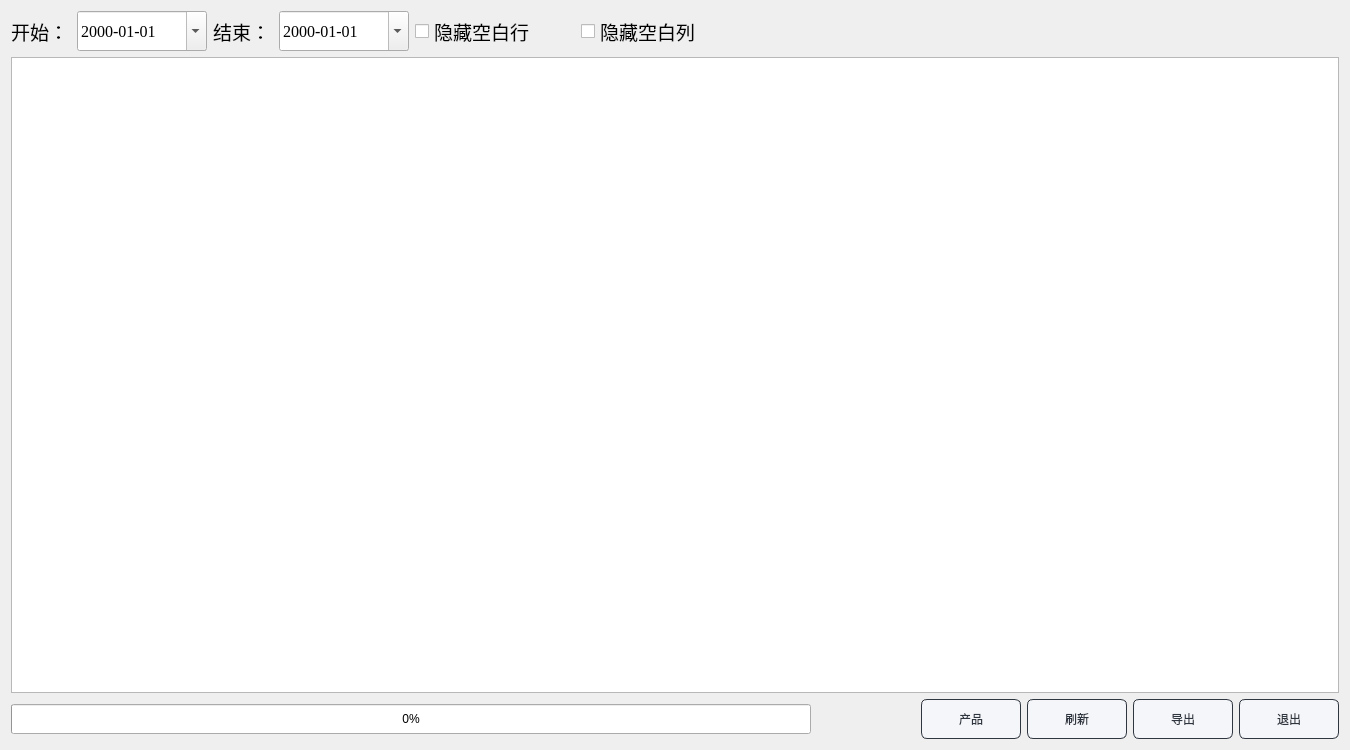
<?xml version="1.0" encoding="UTF-8"?>
<ui version="4.0">
 <class>Widget</class>
 <widget class="QWidget" name="Widget">
  <property name="geometry">
   <rect>
    <x>0</x>
    <y>0</y>
    <width>1350</width>
    <height>750</height>
   </rect>
  </property>
  <property name="minimumSize">
   <size>
    <width>1350</width>
    <height>750</height>
   </size>
  </property>
  <property name="windowTitle">
   <string>Widget</string>
  </property>
  <layout class="QGridLayout" name="gridLayout">
   <item row="0" column="0">
    <layout class="QHBoxLayout" name="horizontalLayout_4">
     <item>
      <layout class="QHBoxLayout" name="horizontalLayout_2">
       <item>
        <widget class="QLabel" name="label">
         <property name="minimumSize">
          <size>
           <width>60</width>
           <height>40</height>
          </size>
         </property>
         <property name="maximumSize">
          <size>
           <width>60</width>
           <height>40</height>
          </size>
         </property>
         <property name="font">
          <font>
           <family>楷体</family>
           <pointsize>14</pointsize>
          </font>
         </property>
         <property name="text">
          <string>开始：</string>
         </property>
        </widget>
       </item>
       <item>
        <widget class="QDateEdit" name="year_1">
         <property name="minimumSize">
          <size>
           <width>130</width>
           <height>40</height>
          </size>
         </property>
         <property name="maximumSize">
          <size>
           <width>130</width>
           <height>40</height>
          </size>
         </property>
         <property name="font">
          <font>
           <family>Times New Roman</family>
           <pointsize>12</pointsize>
          </font>
         </property>
         <property name="showGroupSeparator" stdset="0">
          <bool>false</bool>
         </property>
         <property name="maximumDate">
          <date>
           <year>9999</year>
           <month>1</month>
           <day>3</day>
          </date>
         </property>
         <property name="displayFormat">
          <string>yyyy-MM-dd</string>
         </property>
         <property name="calendarPopup">
          <bool>true</bool>
         </property>
        </widget>
       </item>
      </layout>
     </item>
     <item>
      <layout class="QHBoxLayout" name="horizontalLayout_3">
       <item>
        <widget class="QLabel" name="label_2">
         <property name="minimumSize">
          <size>
           <width>60</width>
           <height>40</height>
          </size>
         </property>
         <property name="maximumSize">
          <size>
           <width>60</width>
           <height>40</height>
          </size>
         </property>
         <property name="font">
          <font>
           <family>楷体</family>
           <pointsize>14</pointsize>
          </font>
         </property>
         <property name="text">
          <string>结束：</string>
         </property>
        </widget>
       </item>
       <item>
        <widget class="QDateEdit" name="year_2">
         <property name="minimumSize">
          <size>
           <width>130</width>
           <height>40</height>
          </size>
         </property>
         <property name="maximumSize">
          <size>
           <width>130</width>
           <height>40</height>
          </size>
         </property>
         <property name="font">
          <font>
           <family>Times New Roman</family>
           <pointsize>12</pointsize>
          </font>
         </property>
         <property name="showGroupSeparator" stdset="0">
          <bool>false</bool>
         </property>
         <property name="maximumDate">
          <date>
           <year>9999</year>
           <month>1</month>
           <day>3</day>
          </date>
         </property>
         <property name="displayFormat">
          <string>yyyy-MM-dd</string>
         </property>
         <property name="calendarPopup">
          <bool>true</bool>
         </property>
        </widget>
       </item>
      </layout>
     </item>
     <item>
      <widget class="QCheckBox" name="hide_row">
       <property name="minimumSize">
        <size>
         <width>160</width>
         <height>40</height>
        </size>
       </property>
       <property name="maximumSize">
        <size>
         <width>160</width>
         <height>16777215</height>
        </size>
       </property>
       <property name="font">
        <font>
         <family>楷体</family>
         <pointsize>14</pointsize>
        </font>
       </property>
       <property name="text">
        <string>隐藏空白行</string>
       </property>
      </widget>
     </item>
     <item>
      <widget class="QCheckBox" name="hide_cloumn">
       <property name="minimumSize">
        <size>
         <width>160</width>
         <height>40</height>
        </size>
       </property>
       <property name="maximumSize">
        <size>
         <width>160</width>
         <height>16777215</height>
        </size>
       </property>
       <property name="font">
        <font>
         <family>楷体</family>
         <pointsize>14</pointsize>
        </font>
       </property>
       <property name="text">
        <string>隐藏空白列</string>
       </property>
      </widget>
     </item>
     <item>
      <spacer name="horizontalSpacer_2">
       <property name="orientation">
        <enum>Qt::Horizontal</enum>
       </property>
       <property name="sizeHint" stdset="0">
        <size>
         <width>40</width>
         <height>20</height>
        </size>
       </property>
      </spacer>
     </item>
    </layout>
   </item>
   <item row="1" column="0">
    <widget class="QTableWidget" name="table_01">
     <property name="selectionMode">
      <enum>QAbstractItemView::SingleSelection</enum>
     </property>
     <property name="selectionBehavior">
      <enum>QAbstractItemView::SelectItems</enum>
     </property>
    </widget>
   </item>
   <item row="2" column="0">
    <layout class="QHBoxLayout" name="horizontalLayout">
     <item>
      <widget class="QProgressBar" name="progressBar">
       <property name="minimumSize">
        <size>
         <width>800</width>
         <height>30</height>
        </size>
       </property>
       <property name="maximumSize">
        <size>
         <width>800</width>
         <height>16777215</height>
        </size>
       </property>
       <property name="value">
        <number>0</number>
       </property>
      </widget>
     </item>
     <item>
      <spacer name="horizontalSpacer">
       <property name="orientation">
        <enum>Qt::Horizontal</enum>
       </property>
       <property name="sizeHint" stdset="0">
        <size>
         <width>40</width>
         <height>20</height>
        </size>
       </property>
      </spacer>
     </item>
     <item>
      <widget class="QPushButton" name="product">
       <property name="minimumSize">
        <size>
         <width>100</width>
         <height>40</height>
        </size>
       </property>
       <property name="maximumSize">
        <size>
         <width>100</width>
         <height>40</height>
        </size>
       </property>
       <property name="styleSheet">
        <string notr="true">QPushButton{
	font: 10pt &quot;微软雅黑&quot;;
    color: #2f3640;
    background-color: #f5f6fa;
    border-color: #2f3640;
    border-radius: 6px;
    border-style: solid;
    border-width: 1px;
    padding: 5px;
}

/**鼠标停留在按钮上的样式**/
QPushButton::hover{	
    color: #FFFFFF;
    background-color: #718093;
    border-color: #2f3640;
}

/**鼠标按压下去的样式**/
QPushButton::pressed,QPushButton::checked{
    color: #FFFFFF;
    background-color: qlineargradient(spread:pad, x1:0, y1:0, x2:0, y2:1, stop:0 #273c75, stop:1 #487eb0);
}

/**按钮失能情况下样式**/
QPushButton::disabled{
    color: #FFFFFF;
    background-color: #dcdde1;
    border-color: #dcdde1;
}
</string>
       </property>
       <property name="text">
        <string>产品</string>
       </property>
      </widget>
     </item>
     <item>
      <widget class="QPushButton" name="refresh">
       <property name="minimumSize">
        <size>
         <width>100</width>
         <height>40</height>
        </size>
       </property>
       <property name="maximumSize">
        <size>
         <width>100</width>
         <height>40</height>
        </size>
       </property>
       <property name="styleSheet">
        <string notr="true">QPushButton{
	font: 10pt &quot;微软雅黑&quot;;
    color: #2f3640;
    background-color: #f5f6fa;
    border-color: #2f3640;
    border-radius: 6px;
    border-style: solid;
    border-width: 1px;
    padding: 5px;
}

/**鼠标停留在按钮上的样式**/
QPushButton::hover{	
    color: #FFFFFF;
    background-color: #718093;
    border-color: #2f3640;
}

/**鼠标按压下去的样式**/
QPushButton::pressed,QPushButton::checked{
    color: #FFFFFF;
    background-color: qlineargradient(spread:pad, x1:0, y1:0, x2:0, y2:1, stop:0 #273c75, stop:1 #487eb0);
}

/**按钮失能情况下样式**/
QPushButton::disabled{
    color: #FFFFFF;
    background-color: #dcdde1;
    border-color: #dcdde1;
}
</string>
       </property>
       <property name="text">
        <string>刷新</string>
       </property>
      </widget>
     </item>
     <item>
      <widget class="QPushButton" name="out">
       <property name="minimumSize">
        <size>
         <width>100</width>
         <height>40</height>
        </size>
       </property>
       <property name="maximumSize">
        <size>
         <width>100</width>
         <height>40</height>
        </size>
       </property>
       <property name="styleSheet">
        <string notr="true">QPushButton{
	font: 10pt &quot;微软雅黑&quot;;
    color: #2f3640;
    background-color: #f5f6fa;
    border-color: #2f3640;
    border-radius: 6px;
    border-style: solid;
    border-width: 1px;
    padding: 5px;
}

/**鼠标停留在按钮上的样式**/
QPushButton::hover{	
    color: #FFFFFF;
    background-color: #718093;
    border-color: #2f3640;
}

/**鼠标按压下去的样式**/
QPushButton::pressed,QPushButton::checked{
    color: #FFFFFF;
    background-color: qlineargradient(spread:pad, x1:0, y1:0, x2:0, y2:1, stop:0 #273c75, stop:1 #487eb0);
}

/**按钮失能情况下样式**/
QPushButton::disabled{
    color: #FFFFFF;
    background-color: #dcdde1;
    border-color: #dcdde1;
}
</string>
       </property>
       <property name="text">
        <string>导出</string>
       </property>
      </widget>
     </item>
     <item>
      <widget class="QPushButton" name="close">
       <property name="minimumSize">
        <size>
         <width>100</width>
         <height>40</height>
        </size>
       </property>
       <property name="maximumSize">
        <size>
         <width>100</width>
         <height>40</height>
        </size>
       </property>
       <property name="styleSheet">
        <string notr="true">QPushButton{
	font: 10pt &quot;微软雅黑&quot;;
    color: #2f3640;
    background-color: #f5f6fa;
    border-color: #2f3640;
    border-radius: 6px;
    border-style: solid;
    border-width: 1px;
    padding: 5px;
}

/**鼠标停留在按钮上的样式**/
QPushButton::hover{	
    color: #FFFFFF;
    background-color: #718093;
    border-color: #2f3640;
}

/**鼠标按压下去的样式**/
QPushButton::pressed,QPushButton::checked{
    color: #FFFFFF;
    background-color: qlineargradient(spread:pad, x1:0, y1:0, x2:0, y2:1, stop:0 #273c75, stop:1 #487eb0);
}

/**按钮失能情况下样式**/
QPushButton::disabled{
    color: #FFFFFF;
    background-color: #dcdde1;
    border-color: #dcdde1;
}
</string>
       </property>
       <property name="text">
        <string>退出</string>
       </property>
      </widget>
     </item>
    </layout>
   </item>
  </layout>
 </widget>
 <layoutdefault spacing="6" margin="11"/>
 <resources/>
 <connections/>
</ui>
